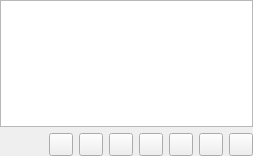
<?xml version="1.0" encoding="UTF-8"?>
<ui version="4.0">
 <class>StreamsPage</class>
 <widget class="QWidget" name="StreamsPage">
  <property name="geometry">
   <rect>
    <x>0</x>
    <y>0</y>
    <width>253</width>
    <height>156</height>
   </rect>
  </property>
  <property name="windowTitle">
   <string>Form</string>
  </property>
  <layout class="QGridLayout" name="gridLayout">
   <property name="margin">
    <number>0</number>
   </property>
   <item row="0" column="0" colspan="8">
    <widget class="TreeView" name="view">
     <property name="alternatingRowColors">
      <bool>true</bool>
     </property>
     <property name="selectionBehavior">
      <enum>QAbstractItemView::SelectRows</enum>
     </property>
     <property name="rootIsDecorated">
      <bool>false</bool>
     </property>
     <property name="sortingEnabled">
      <bool>true</bool>
     </property>
     <property name="dragEnabled">
      <bool>true</bool>
     </property>
     <property name="dragDropMode">
      <enum>QAbstractItemView::DragOnly</enum>
     </property>
     <property name="selectionMode">
      <enum>QAbstractItemView::ExtendedSelection</enum>
     </property>
     <property name="allColumnsShowFocus">
      <bool>true</bool>
     </property>
    </widget>
   </item>
   <item row="1" column="0">
    <spacer name="horizontalSpacer">
     <property name="orientation">
      <enum>Qt::Horizontal</enum>
     </property>
     <property name="sizeHint" stdset="0">
      <size>
       <width>130</width>
       <height>20</height>
      </size>
     </property>
    </spacer>
   </item>
   <item row="1" column="1">
    <widget class="QToolButton" name="importStreams"/>
   </item>
   <item row="1" column="2">
    <widget class="QToolButton" name="exportStreams"/>
   </item>
   <item row="1" column="3">
    <widget class="QToolButton" name="addStream"/>
   </item>
   <item row="1" column="4">
    <widget class="QToolButton" name="removeStream"/>
   </item>
   <item row="1" column="5">
    <widget class="QToolButton" name="editStream"/>
   </item>
   <item row="1" column="6">
    <widget class="QToolButton" name="addToPlaylist"/>
   </item>
   <item row="1" column="7">
    <widget class="QToolButton" name="replacePlaylist"/>
   </item>
  </layout>
 </widget>
 <customwidgets>
  <customwidget>
   <class>TreeView</class>
   <extends>QTreeView</extends>
   <header>treeview.h</header>
  </customwidget>
 </customwidgets>
 <resources/>
 <connections/>
</ui>
